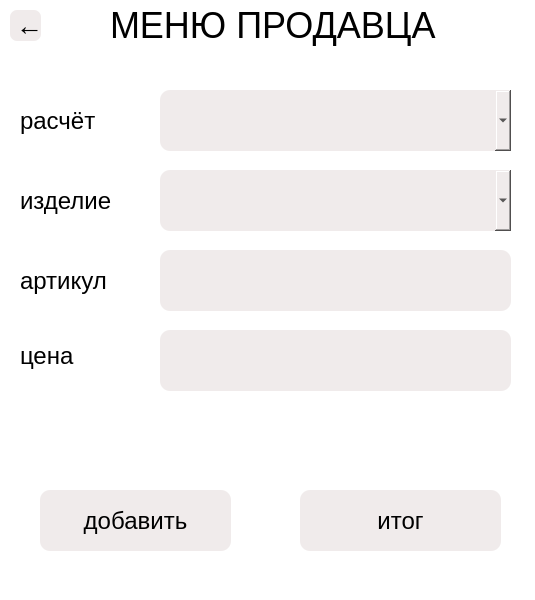
<?xml version="1.0" encoding="UTF-8"?>
<ui version="4.0">
 <class>MainWindow</class>
 <widget class="QMainWindow" name="MainWindow">
  <property name="geometry">
   <rect>
    <x>0</x>
    <y>0</y>
    <width>535</width>
    <height>600</height>
   </rect>
  </property>
  <property name="windowTitle">
   <string>Client Program</string>
  </property>
  <property name="styleSheet">
   <string notr="true">background-color: white</string>
  </property>
  <widget class="QWidget" name="centralwidget">
   <widget class="QPushButton" name="move_start_window">
    <property name="geometry">
     <rect>
      <x>10</x>
      <y>10</y>
      <width>31</width>
      <height>31</height>
     </rect>
    </property>
    <property name="styleSheet">
     <string notr="true">font-size: 20pt;
background-color: #f0ebeb;

border-radius: 7;
color: black</string>
    </property>
    <property name="text">
     <string>	←</string>
    </property>
   </widget>
   <widget class="QLabel" name="label">
    <property name="geometry">
     <rect>
      <x>20</x>
      <y>100</y>
      <width>181</width>
      <height>41</height>
     </rect>
    </property>
    <property name="styleSheet">
     <string notr="true">font-size: 18pt;
color: black
</string>
    </property>
    <property name="text">
     <string>расчёт</string>
    </property>
   </widget>
   <widget class="QLabel" name="label_2">
    <property name="geometry">
     <rect>
      <x>20</x>
      <y>180</y>
      <width>141</width>
      <height>41</height>
     </rect>
    </property>
    <property name="styleSheet">
     <string notr="true">font-size: 18pt;
color: black
</string>
    </property>
    <property name="text">
     <string>изделие</string>
    </property>
   </widget>
   <widget class="QLabel" name="label_4">
    <property name="geometry">
     <rect>
      <x>20</x>
      <y>260</y>
      <width>131</width>
      <height>41</height>
     </rect>
    </property>
    <property name="styleSheet">
     <string notr="true">font-size: 18pt;
color: black
</string>
    </property>
    <property name="text">
     <string>артикул</string>
    </property>
   </widget>
   <widget class="QComboBox" name="calculation">
    <property name="geometry">
     <rect>
      <x>160</x>
      <y>90</y>
      <width>351</width>
      <height>61</height>
     </rect>
    </property>
    <property name="cursor">
     <cursorShape>BlankCursor</cursorShape>
    </property>
    <property name="styleSheet">
     <string notr="true">font-size: 18pt;
background-color: #f0ebeb;

border-radius: 10;
color: black</string>
    </property>
   </widget>
   <widget class="QComboBox" name="item_type">
    <property name="geometry">
     <rect>
      <x>160</x>
      <y>170</y>
      <width>351</width>
      <height>61</height>
     </rect>
    </property>
    <property name="cursor">
     <cursorShape>BlankCursor</cursorShape>
    </property>
    <property name="styleSheet">
     <string notr="true">font-size: 18pt;
background-color: #f0ebeb;

border-radius: 10;
color: black</string>
    </property>
   </widget>
   <widget class="QLineEdit" name="articla_line_edit">
    <property name="geometry">
     <rect>
      <x>160</x>
      <y>250</y>
      <width>351</width>
      <height>61</height>
     </rect>
    </property>
    <property name="cursor">
     <cursorShape>SizeFDiagCursor</cursorShape>
    </property>
    <property name="focusPolicy">
     <enum>Qt::WheelFocus</enum>
    </property>
    <property name="contextMenuPolicy">
     <enum>Qt::NoContextMenu</enum>
    </property>
    <property name="toolTipDuration">
     <number>3</number>
    </property>
    <property name="styleSheet">
     <string notr="true">font-size: 18pt;
background-color: #f0ebeb;

border-radius: 10;
color: black</string>
    </property>
    <property name="cursorPosition">
     <number>0</number>
    </property>
   </widget>
   <widget class="QLabel" name="label_6">
    <property name="geometry">
     <rect>
      <x>110</x>
      <y>0</y>
      <width>341</width>
      <height>51</height>
     </rect>
    </property>
    <property name="styleSheet">
     <string notr="true">font-size: 27pt;
color: black
</string>
    </property>
    <property name="text">
     <string>МЕНЮ ПРОДАВЦА</string>
    </property>
   </widget>
   <widget class="QPushButton" name="append_item">
    <property name="geometry">
     <rect>
      <x>40</x>
      <y>490</y>
      <width>191</width>
      <height>61</height>
     </rect>
    </property>
    <property name="styleSheet">
     <string notr="true">font-size: 18pt;
background-color: #f0ebeb;

border-radius: 10;
color: black</string>
    </property>
    <property name="text">
     <string>добавить</string>
    </property>
   </widget>
   <widget class="QPushButton" name="itogo">
    <property name="geometry">
     <rect>
      <x>300</x>
      <y>490</y>
      <width>201</width>
      <height>61</height>
     </rect>
    </property>
    <property name="styleSheet">
     <string notr="true">font-size: 18pt;
background-color: #f0ebeb;

border-radius: 10;
color: black</string>
    </property>
    <property name="text">
     <string>итог</string>
    </property>
   </widget>
   <widget class="QLabel" name="label_3">
    <property name="geometry">
     <rect>
      <x>20</x>
      <y>340</y>
      <width>111</width>
      <height>31</height>
     </rect>
    </property>
    <property name="styleSheet">
     <string notr="true">font-size: 18pt;
color: black
</string>
    </property>
    <property name="text">
     <string>цена</string>
    </property>
   </widget>
   <widget class="QLineEdit" name="cost">
    <property name="geometry">
     <rect>
      <x>160</x>
      <y>330</y>
      <width>351</width>
      <height>61</height>
     </rect>
    </property>
    <property name="styleSheet">
     <string notr="true">font-size: 18pt;
background-color: #f0ebeb;

border-radius: 10;
color: black</string>
    </property>
   </widget>
   <widget class="QLabel" name="error">
    <property name="geometry">
     <rect>
      <x>70</x>
      <y>430</y>
      <width>391</width>
      <height>31</height>
     </rect>
    </property>
    <property name="styleSheet">
     <string notr="true">font-size: 20pt;
color: red</string>
    </property>
    <property name="text">
     <string/>
    </property>
   </widget>
  </widget>
  <widget class="QStatusBar" name="statusbar"/>
 </widget>
 <resources/>
 <connections/>
</ui>
